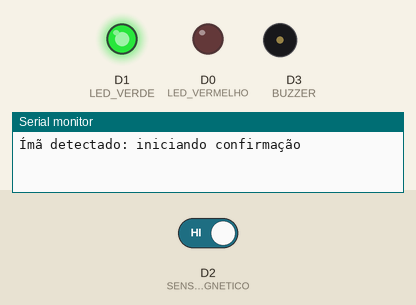
This sketch was run on a simulated ESP8266 (NodeMCU). Parts: output pins drawn as LEDs (lit = HIGH), buzzer (waves = sounding), the last lines printed to the serial monitor. The inputs (shaded band) are chosen by the test bench; at power-on: D2 (SENSOR_MAGNETICO) HIGH.

Above: at 0.1 s.
At 1.25 s:
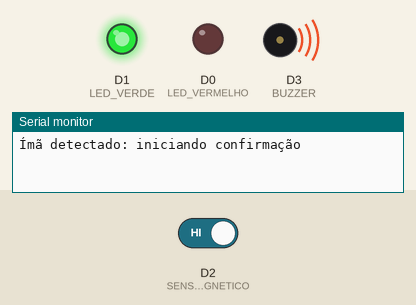
1.3 s: D2 (SENSOR_MAGNETICO) driven LOW
3.2 s: D2 (SENSOR_MAGNETICO) driven HIGH
At 6.9 s:
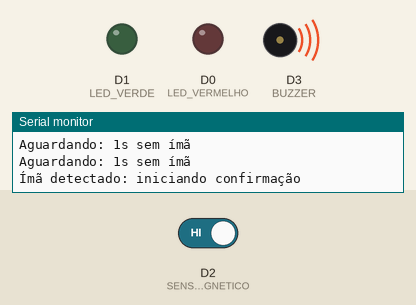
Timing chart, 0 to 8.4 s (numbered marks = the images above; inputs shaded):
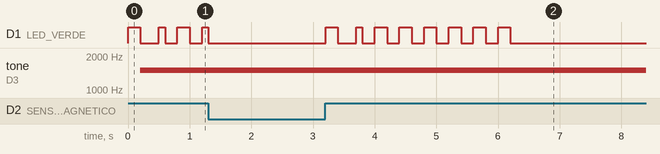

Measured:
- after the input at 3.2 s, D1 (LED_VERDE): goes HIGH 0.20 s, LOW 0.30 s, HIGH 0.10 s, 6 × (LOW 0.20 s, HIGH 0.20 s), then LOW, starting at once; D0 (LED_VERMELHO): stops changing and stays LOW; tone on D3 (BUZZER): stops changing and stays 1500 Hz

The sketch:

sistematrinco.microcontroladores.ino
```cpp
const int SENSOR_MAGNETICO = D2; // Pino do reed switch
const int LED_VERDE = D1;        // Pino do LED verde
const int LED_VERMELHO = D0;     // Pino do LED vermelho
const int BUZZER = D3;           // Pino do buzzer

// Configurações do buzzer
const int FREQUENCIA_ALERTA = 1000;      // Frequência do alarme em Hz
const int DURACAO_BEEP_ALARME = 200;     // Duração de cada beep de alarme
const int INTERVALO_BEEP = 200;          // Intervalo entre beeps
const unsigned long TEMPO_ALARME = 3000; // 3 segundos

// Configurações do LED verde de confirmação
const int DURACAO_PISCA_VERDE = 3000;    // 3 segundos de piscada do led
const int INTERVALO_PISCA_VERDE = 200;   // Intervalo entre piscadas
const int TEMPO_ESPERA_BIP = 200; // Espera de 0.5 segundos antes do sinal de confirmação
unsigned long tempoSemIma = 0;
unsigned long tempoComIma = 0;
bool alarmeAtivo = false;
bool confirmacaoAtiva = false;
bool bipConfirmado = false;

void setup() {
  pinMode(SENSOR_MAGNETICO, INPUT_PULLUP);
  pinMode(LED_VERDE, OUTPUT);
  pinMode(LED_VERMELHO, OUTPUT);
  pinMode(BUZZER, OUTPUT);
  Serial.begin(9600);
}

void loop() {
  int estadoSensor = digitalRead(SENSOR_MAGNETICO);

  if (estadoSensor == HIGH) { // Ímã presente
    if (!confirmacaoAtiva) {
      confirmacaoAtiva = true;
      tempoComIma = millis(); // Marca o tempo da detecção
      bipConfirmado = false;  // Reinicia controle de bip
      Serial.println("Ímã detectado: iniciando confirmação");
    }

    // Pisca o LED verde por 3 segundos
    if (millis() - tempoComIma <= DURACAO_PISCA_VERDE) {
      if ((millis() / INTERVALO_PISCA_VERDE) % 2 == 0) {
        digitalWrite(LED_VERDE, HIGH);
      } else {
        digitalWrite(LED_VERDE, LOW);
      }
    } else {
      digitalWrite(LED_VERDE, LOW);
    }

    // Executa o bip de confirmação após 1 segundo da detecção do ímã
    if (!bipConfirmado && millis() - tempoComIma >= TEMPO_ESPERA_BIP) {
      bipConfirmacao();
      bipConfirmado = true;
    }

    digitalWrite(LED_VERMELHO, LOW);
    noTone(BUZZER);
    tempoSemIma = 0;
    alarmeAtivo = false;

  } else { // Ímã ausente
    confirmacaoAtiva = false;
    bipConfirmado = false;
    digitalWrite(LED_VERDE, LOW);

    if (tempoSemIma == 0) {
      tempoSemIma = millis(); // Inicia contagem
    }

    if (millis() - tempoSemIma >= TEMPO_ALARME && !alarmeAtivo) {
      alarmeAtivo = true;
      Serial.println("ALARME: Ímã ausente há mais de 3 segundos!");
    }

    if (alarmeAtivo) {
      // Pisca o LED vermelho com buzzer
      digitalWrite(LED_VERMELHO, HIGH);
      tone(BUZZER, FREQUENCIA_ALERTA, DURACAO_BEEP_ALARME);
      delay(DURACAO_BEEP_ALARME);
      digitalWrite(LED_VERMELHO, LOW);
      noTone(BUZZER);
      delay(INTERVALO_BEEP);
    } else {
      Serial.print("Aguardando: ");
      Serial.print((millis() - tempoSemIma) / 1000);
      Serial.println("s sem ímã");
      delay(100);
    }
  }
}

// Função de bip de confirmação
void bipConfirmacao() {
  tone(BUZZER, 1500);
  delay(100);
  noTone(BUZZER);
  delay(100);
  tone(BUZZER, 1500);
  delay(100);
  noTone(BUZZER);
}
```
